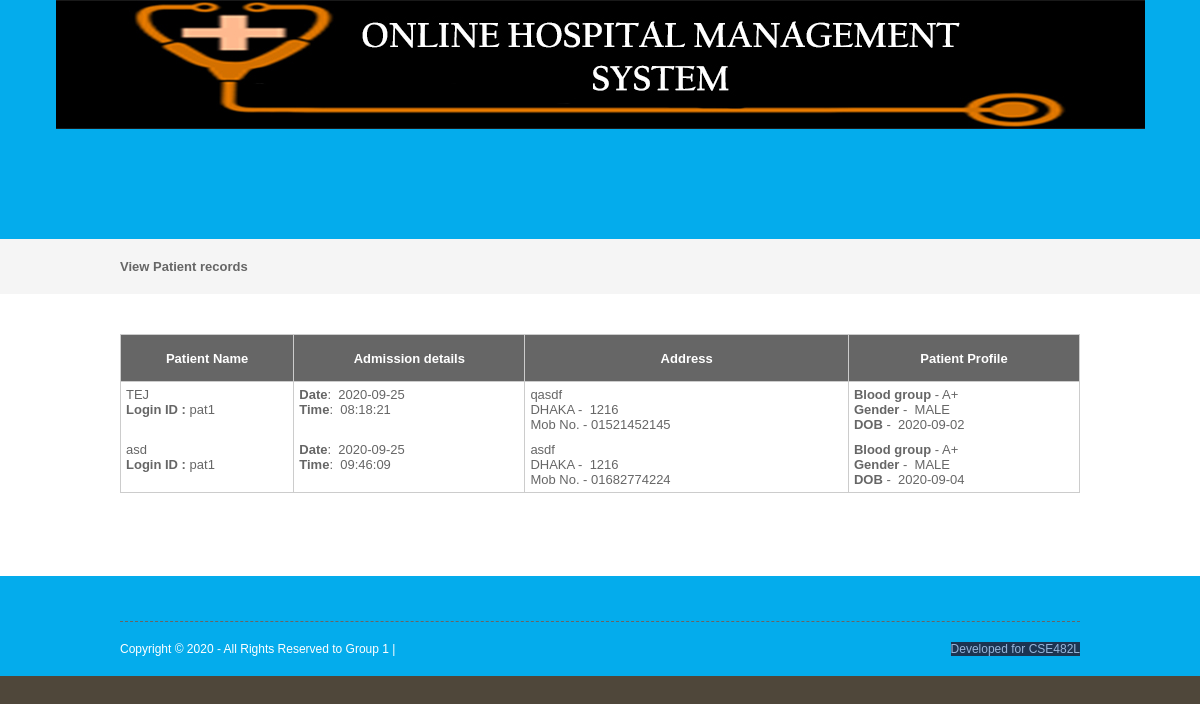
The page /viewpatient.php on the database its author committed.
### tables this page shows
CREATE TABLE `patient` (
  `patientid` int(10) NOT NULL,
  `patientname` varchar(50) NOT NULL,
  `admissiondate` date NOT NULL,
  `admissiontime` time NOT NULL,
  `address` varchar(250) NOT NULL,
  `mobileno` varchar(20) NOT NULL,
  `city` varchar(25) NOT NULL,
  `pincode` varchar(20) DEFAULT NULL,
  `loginid` varchar(50) NOT NULL,
  `password` varchar(25) NOT NULL,
  `bloodgroup` varchar(20) NOT NULL,
  `gender` varchar(10) NOT NULL,
  `status` varchar(10) NOT NULL,
  `dob` date NOT NULL
);

### viewpatient.php (the view, shortened to what this page needs)
<?php
include("headers.php");
include("dbconnection.php");
?>
<div class="wrapper col2">
  <div id="breadcrumb">
    <ul>
      <li class="first">View Patient records</li></ul>
  </div>
</div>
<div class="wrapper col4">
  <div id="container">
<section class="container">
	<table class="order-table">
      <thead>
        <tr>
          <th width="15%" height="36"><div align="center">Patient Name</div></th>
          <th width="20%"><div align="center">Admission details</div></th>
          <th width="28%"><div align="center">Address</div></th>
          <th width="20%"><div align="center">Patient Profile</div></th>
          </tr>
        </thead>
      <tbody>
   <?php
		$sql ="SELECT * FROM patient";
		$qsql = mysqli_query($con,$sql);
		while($rs = mysqli_fetch_array($qsql))
		{
        echo "<tr>
          <td>$rs[patientname]<br>
		  <strong>Login ID :</strong> $rs[loginid] </td>
          <td>
		  <strong>Date</strong>: &nbsp;$rs[admissiondate]<br>
		 <strong>Time</strong>: &nbsp;$rs[admissiontime]</td>
		   <td>$rs[address]<br>$rs[city] -  &nbsp;$rs[pincode]<br>
Mob No. - $rs[mobileno]</td>
			    <td><strong>Blood group</strong> - $rs[bloodgroup]<br>
<strong>Gender</strong> - &nbsp;$rs[gender]<br>
<strong>DOB</strong> - &nbsp;$rs[dob]</td>";
        }
		?>
      </tbody>
    </table>
</section>
    <p>&nbsp;</p>
  </div>
</div>
<?php
include("footers.php");
?>

### headers.php (shortened to what this page needs)
<!DOCTYPE html PUBLIC "-//W3C//DTD XHTML 1.0 Transitional//EN" "http://www.w3.org/TR/xhtml1/DTD/xhtml1-transitional.dtd">
<html xmlns="http://www.w3.org/1999/xhtml">
<head>
<link rel="stylesheet" href="layout/styles/layout.css" type="text/css" />
</head>
<body id="top">
<div class="wrapper col1">
<center><a href="index.php"><img src="images/Online Hospital Management System01.jpg"></a></center>
  <div id="head">
  </div>
</div>

### footers.php (shortened to what this page needs)
<div class="wrapper col5">
  <div id="footer">
    <div id="copyright">
      <p class="fl_left">Copyright &copy; 2020 - All Rights Reserved to Group 1 | </p>
        <p class="fl_right"><a>Developed for CSE482L</a></p>
      <br class="clear" />
    </div>
  </div>
</div>

### layout/styles/layout.css (style rules this page uses)
html { overflow-y:scroll; }
body { margin:0; padding:0; font-size:13px; font-family:verdana, Arial, Helvetica, sans-serif; color:#FFFFFF; background-color:#4F473A; }
a { outline:none; text-decoration:none; }
.fl_left, .imgl { float:left; }
.fl_right, .imgr { float:right; }
img { margin:0; padding:0; border:0; }
div.wrapper { display:block; width:100%; margin:0; text-align:left; }
.col1 { color:#000000; background-color:#04acec; }
.col2 { color:#666666; background-color:#F5F5F5; }
.col3, .col4 { color:#666666; background-color:#FFFFFF; }
.col5 { color:#FFFFFF; background-color:#04acec; }
#head, #gallery, #breadcrumb, #container, #footer { display:block; position:relative; width:960px; margin:0 auto; }
#head { height:110px; z-index:1000; }
#breadcrumb { padding:20px 0; }
#breadcrumb ul { margin:0; padding:0; list-style:none; }
#breadcrumb ul li { display:inline; }
#breadcrumb ul li.first { font-weight:bold; }
#container { padding:40px 0; }
#footer { padding:20px 0; }
#footer a { color:#98B7DC; background-color:#1C3451; }
#copyright { display:block; float:left; width:100%; margin:25px 0 0 0; padding:20px 0 0 0; font-size:12px; border-top:1px dashed #666666; }
#copyright p { margin:0; padding:0; }

### layout/styles/tables.css (style rules this page uses)
table { width:100%; border-collapse:collapse; table-layout:auto; vertical-align:top; margin-bottom:15px; border:1px solid #CCCCCC; }
table thead th { color:#FFFFFF; background-color:#666666; border:1px solid #CCCCCC; border-collapse:collapse; text-align:center; table-layout:auto; vertical-align:middle; }
table tbody td { vertical-align:top; border-collapse:collapse; border-left:1px solid #CCCCCC; border-right:1px solid #CCCCCC; }
table thead th, table tbody td { padding:5px; border-collapse:collapse; }

### rows shown on the page
patient: patientname "TEJ", loginid "pat1", admissiondate "2020-09-25", admissiontime "08:18:21", address "qasdf", city "DHAKA", pincode "1216", mobileno "01521452145", bloodgroup "A+", gender "MALE", dob "2020-09-02"
patient: patientname "asd", loginid "pat1", admissiondate "2020-09-25", admissiontime "09:46:09", address "asdf", city "DHAKA", pincode "1216", mobileno "01682774224", bloodgroup "A+", gender "MALE", dob "2020-09-04"
